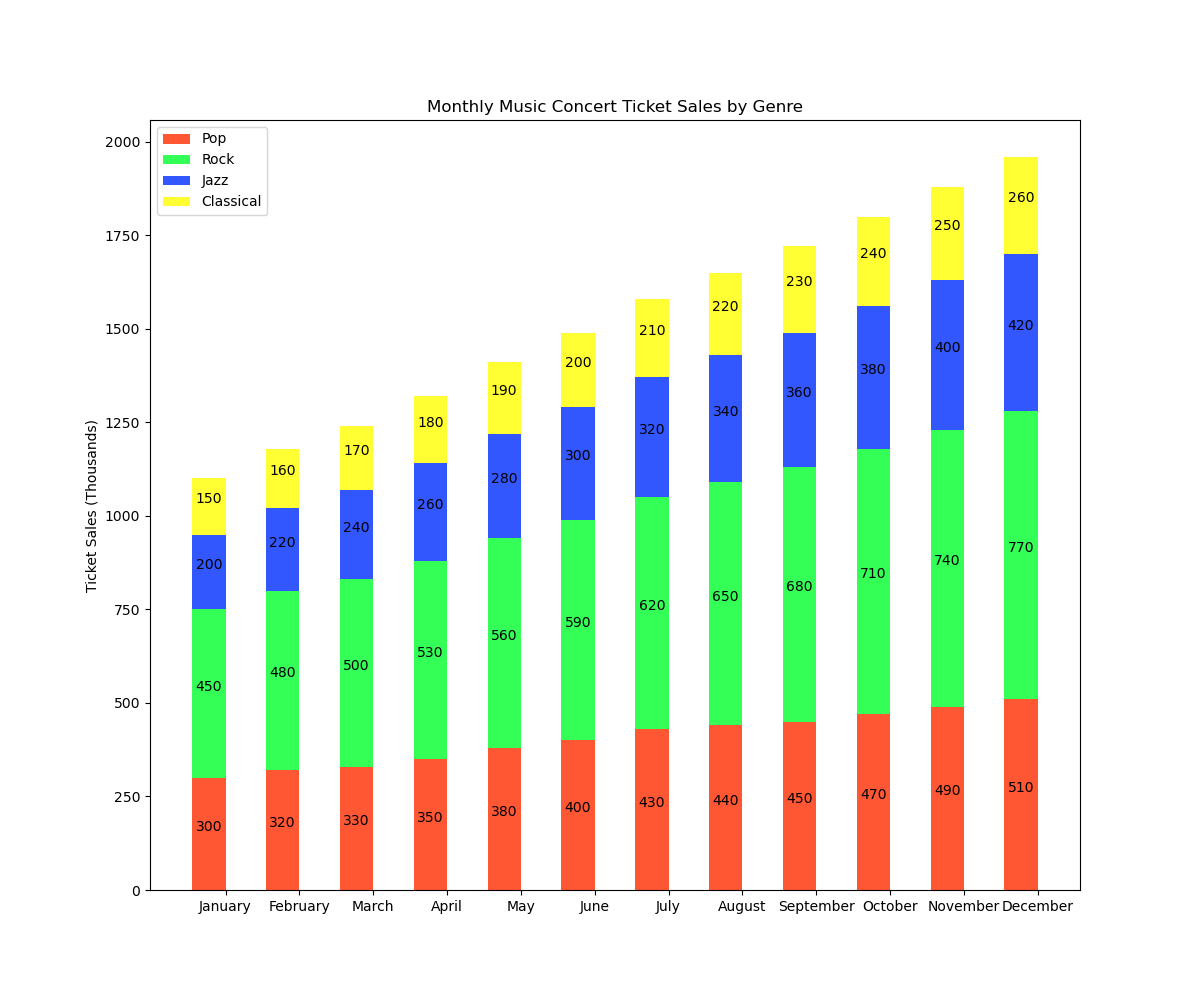

Write the Python code that produced this figure.

import matplotlib.pyplot as plt
import numpy as np

# Data
months = ['January', 'February', 'March', 'April', 'May', 'June', 'July', 'August', 'September', 'October', 'November', 'December']
pop = [300, 320, 330, 350, 380, 400, 430, 440, 450, 470, 490, 510]
rock = [450, 480, 500, 530, 560, 590, 620, 650, 680, 710, 740, 770]
jazz = [200, 220, 240, 260, 280, 300, 320, 340, 360, 380, 400, 420]
classical = [150, 160, 170, 180, 190, 200, 210, 220, 230, 240, 250, 260]

y = np.arange(len(months))  # the label locations
width = 0.45  # the width of the bars

fig, ax = plt.subplots(figsize=(12, 10))  # Changing width and height of the chart

# Stacked vertical bar chart
ax.bar(y - width/2, pop, width, label='Pop', color='#FF5733')
ax.bar(y - width/2, rock, width, bottom=pop, label='Rock', color='#33FF57')
ax.bar(y - width/2, jazz, width, bottom=np.add(pop, rock), label='Jazz', color='#3357FF')
ax.bar(y - width/2, classical, width, bottom=np.add(np.add(pop, rock), jazz), label='Classical', color='#FFFF33')

# Add some text for labels and custom y-axis tick labels
ax.set_ylabel('Ticket Sales (Thousands)')
ax.set_title('Monthly Music Concert Ticket Sales by Genre')
ax.set_xticks(y)
ax.set_xticklabels(months)
ax.legend(loc='upper left')

# Numerical labels for each bar
for i in range(len(months)):
    ax.text(i - width/2, pop[i] / 2, str(pop[i]), ha='center', va='bottom', color='black')
    ax.text(i - width/2, pop[i] + rock[i] / 2, str(rock[i]), ha='center', va='bottom', color='black')
    ax.text(i - width/2, pop[i] + rock[i] + jazz[i] / 2, str(jazz[i]), ha='center', va='bottom', color='black')
    ax.text(i - width/2, pop[i] + rock[i] + jazz[i] + classical[i] / 2, str(classical[i]), ha='center', va='bottom', color='black')

plt.show()
